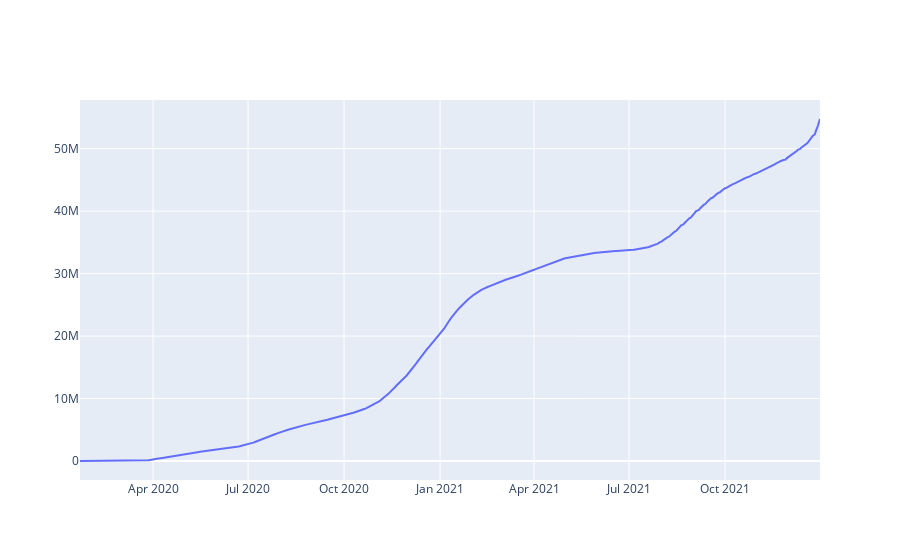

The cell this chart's notebook holds for it:
### Code cell
traces = [
    go.Scatter(x=data[data['location']=='United States'].date, y=US_data.total_cases)]
fig = go.Figure(data=traces)
fig.show()

### Figure 1 — Plotly figure (JSON) as saved in the notebook; plotly's stock layout.template omitted (floating-point values rounded to 4 significant figures; data arrays with more than 128 entries replaced by an {"elided": "..."} marker saying what was removed)
{"data": [{"type": "scatter", "x": {"elided": "710 str values"}, "y": {"elided": "710 int values"}}], "layout": {}}
